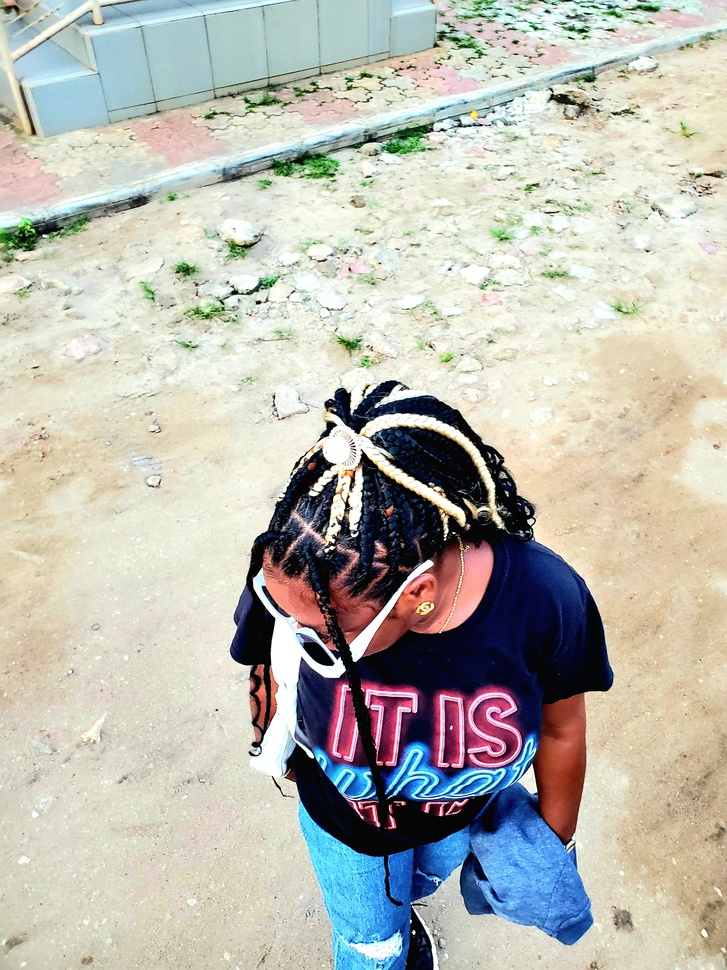
#> input picture PythonProject/imageProcessing/pillow/jad.jpg, 727 x 970 px, shrunk from 3024 x 4032 before the run
$ python adjust_color-DESKTOP-CO6SQ64.py
#> lines starting #> are read from the running program, lines starting #| are printed output that depends on the picture
from PIL import Image , ImageEnhance
from pathlib import Path
from pyautogui import screenshot

image_ = 'jad.jpg'
im = Image.open(image_)
#> im is the input picture: PIL image 727x970 RGB; mean R, G, B 186.5, 186.1, 176.9


bmp_ = f'{Path(image_).stem}.bmp'
im.save(bmp_)


im_ = Image.open(bmp_)

for x in range(im_.size[0]):

    for y in range(im_.size[1]):
        r, g, b = im_.getpixel((x, y))
        im_.putpixel((x, y), (int(r/2),
                               int(g/2),
                               int(b)))
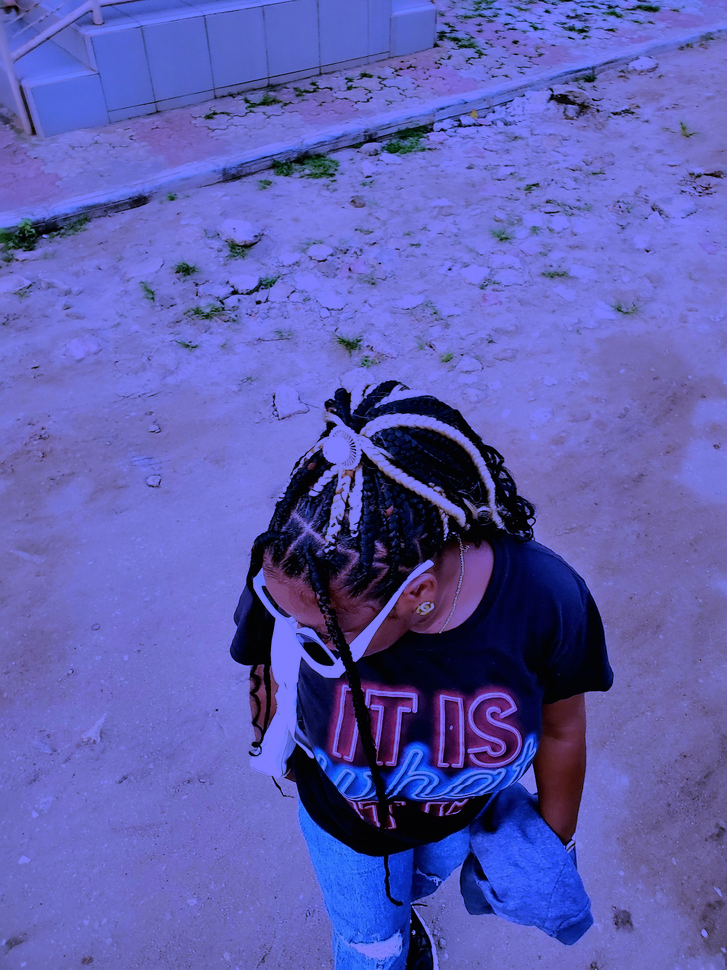
#> im_: PIL image 727x970 RGB; mean R, G, B 93, 92.8, 176.9
im_.show()

im_h_ = ImageEnhance.Color(im)


im.show()
im_.show()
im_h_.enhance(2).show()
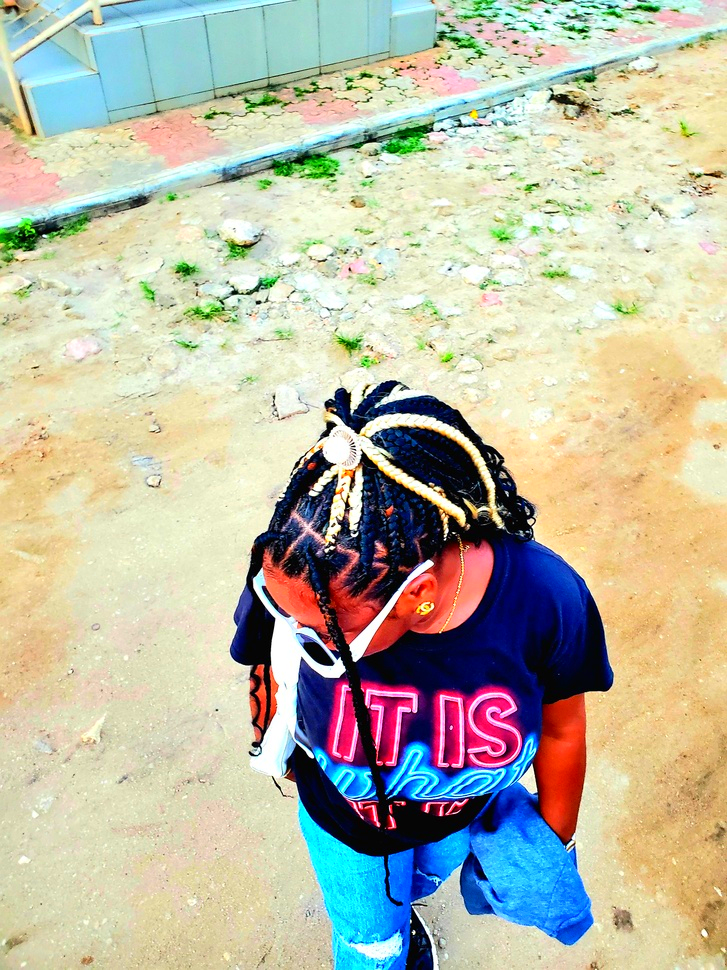
#> shown: PIL image 727x970 RGB; mean R, G, B 187.7, 186.9, 166.7
#capture = screenshot()
#capture.save("capture.jpg")
